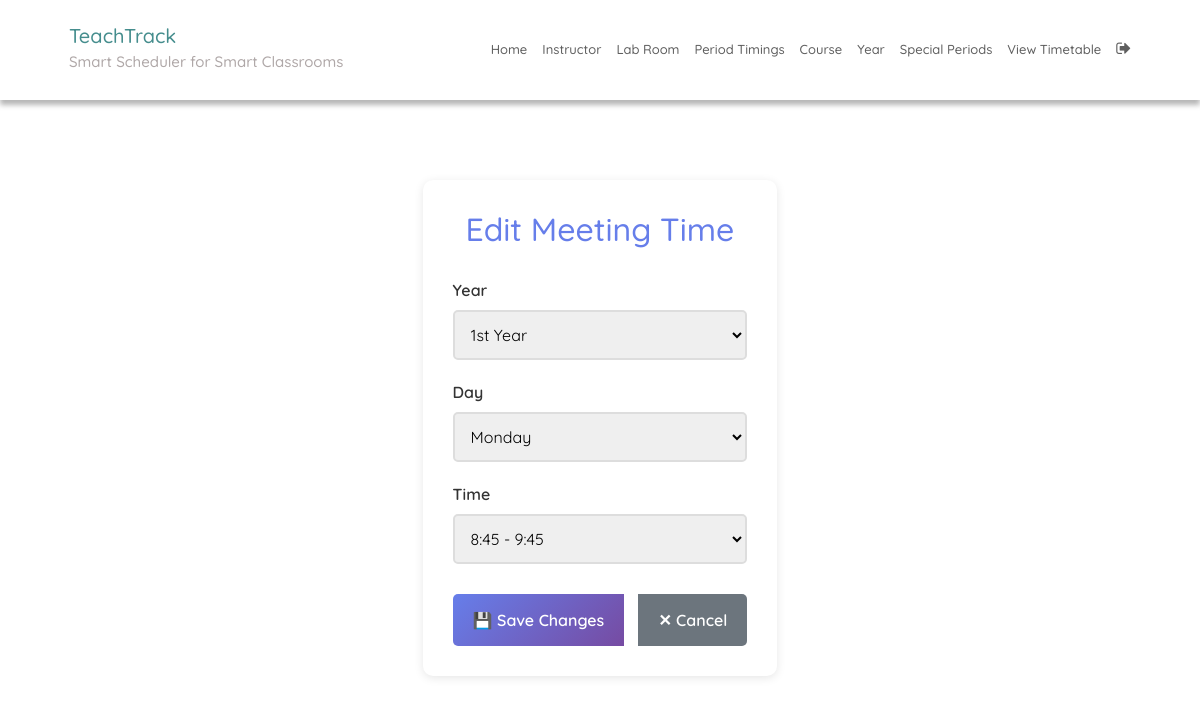
The page /meetingTimeUpdate/1/ (signed in) on the database its author committed.
### SchedulerApp/models.py (models this page shows, shortened)
class MeetingTime(models.Model):
    pid = models.CharField(max_length=4, primary_key=True)
    year = models.ForeignKey(
    Year,
    on_delete=models.CASCADE,
    related_name='meeting_times',
    null=True,      # 👈 add this
    blank=True      # 👈 add this
)
    day = models.CharField(max_length=15, choices=DAYS_OF_WEEK)
    time = models.CharField(max_length=50, choices=TIME_SLOTS)

### SchedulerApp/views.py (the view)
# urls.py: path('meetingTimeUpdate/<str:pk>/', meetingTimeUpdate, name='meetingTimeUpdate'),
@login_required
def meetingTimeUpdate(request, pk):
    mt = MeetingTime.objects.get(pk=pk)
    form = MeetingTimeForm(request.POST or None, instance=mt)
    if request.method == 'POST':
        if form.is_valid():
            form.save()
            return redirect('meetingTimeEdit')
    return render(request, 'meetingTimeUpdate.html', {'meeting_time': mt, 'form': form})

### SchedulerApp/forms.py
class MeetingTimeForm(ModelForm):
    class Meta:
        model = MeetingTime
        fields = ['year', 'time', 'day']
        widgets = {
            'year': forms.Select(),
            'time': forms.Select(),
            'day': forms.Select(),
        }

### SchedulerApp/models.py (called while the page is built)
    def __str__(self):
        return self.year_name

### SchedulerApp/templatetags/index.py (called while the page is built)
@register.tag
def active(parser, token):
    args = token.split_contents()
    template_tag = args[0]
    if len(args) < 2:
        raise template.TemplateSyntaxError(
            f'{template_tag} tag requires at least one argument'
        )
    return NavSelectedNode(args[1:])

    def render(self, context):
        path = context['request'].path
        for p in self.patterns:
            pValue = template.Variable(p).resolve(context)
            if path == pValue:
                return 'active'
        return ''

### templates/meetingTimeUpdate.html (shortened to what this page needs)
{% extends 'base.html' %}
{% block content %}
<div class="update-container">
    <h1>Edit Meeting Time</h1>
    <form method="post">
        <div class="form-group">
            <label for="{{ form.year.id_for_label }}">{{ form.year.label }}</label>
            {{ form.year }}
        </div>
        <div class="form-group">
            <label for="{{ form.day.id_for_label }}">{{ form.day.label }}</label>
            {{ form.day }}
        </div>
        <div class="form-group">
            <label for="{{ form.time.id_for_label }}">{{ form.time.label }}</label>
            {{ form.time }}
        </div>
        <div class="btn-group">
            <button type="submit" class="btn btn-save">💾 Save Changes</button>
            <a href="{% url 'meetingTimeEdit' %}" class="btn btn-cancel">✕ Cancel</a>
        </div>
    </form>
</div>
{% endblock %}

### static/CSS/style.css (style rules this page uses)
:root { --green1: #57ACAC; --green2: #38c0b3; --green3: #257a7a; --green4: #0FCD9D; --green5: #01d7a7; --green6: #00BE8E; --green7: #009879; --white: #fff; --grey: #aaa; --dark-grey: #444; --light-grey: #a29999; --lighter-grey: #dddddd; --lightest-grey: #f3f3f3; --box-shadow: #9e9292; }
html { font-size: 100%; box-sizing: border-box; scroll-behavior: smooth; }
html, body { margin: 0; padding: 0; width: 100vw; min-height: 100%; text-rendering: optimizeLegibility; font-family: "Quicksand", sans-serif; font-size: 62.5%; }
body { position: relative; }
a { text-decoration: none; }
button { border-style: none; }

### templates/meetingTimeUpdate.html (style rules this page uses)
.update-container { max-width: 600px; margin: 40px auto; padding: 30px; background: white; border-radius: 10px; box-shadow: 0 2px 10px rgba(0,0,0,0.1); }
.update-container h1 { color: #667eea; margin-bottom: 30px; text-align: center; font-size: 32px; }
.form-group { margin-bottom: 20px; }
.form-group label { display: block; font-weight: 600; margin-bottom: 8px; color: #333; font-size: 16px; }
.form-group input, .form-group select { width: 100%; padding: 12px; border: 2px solid #ddd; border-radius: 5px; font-size: 16px; transition: border-color 0.3s; }
.btn-group { display: flex; gap: 15px; margin-top: 30px; }
.btn { flex: 1; padding: 14px 20px; border: none; border-radius: 5px; font-size: 16px; font-weight: 600; cursor: pointer; transition: all 0.3s; text-align: center; text-decoration: none; display: inline-block; line-height: 1.5; }
.btn-save { background: linear-gradient(135deg, #667eea 0%, #764ba2 100%); color: white; }
.btn-cancel { background: #6c757d; color: white; }

### rows shown on the page
MeetingTime: year "1st Year", day "Monday", time "8:45 - 9:45"
